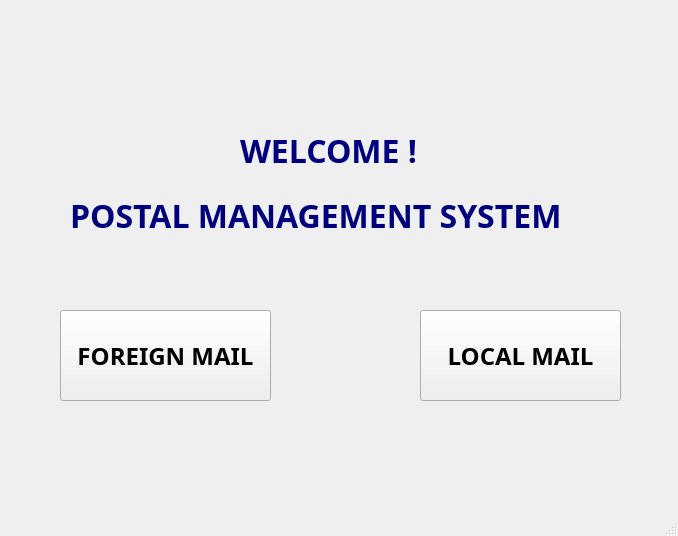
<?xml version="1.0" encoding="UTF-8"?>
<ui version="4.0">
 <class>home_page</class>
 <widget class="QMainWindow" name="home_page">
  <property name="geometry">
   <rect>
    <x>0</x>
    <y>0</y>
    <width>678</width>
    <height>536</height>
   </rect>
  </property>
  <property name="font">
   <font>
    <italic>false</italic>
    <bold>true</bold>
   </font>
  </property>
  <property name="windowTitle">
   <string>Postal Management System</string>
  </property>
  <property name="styleSheet">
   <string notr="true">QMainWindowbackground-color:rgba(246,246,246,255);
font: 700  &quot;Sitka Banner&quot;;

</string>
  </property>
  <property name="tabShape">
   <enum>QTabWidget::Rounded</enum>
  </property>
  <widget class="QWidget" name="centralwidget">
   <widget class="QLabel" name="label">
    <property name="geometry">
     <rect>
      <x>70</x>
      <y>190</y>
      <width>571</width>
      <height>51</height>
     </rect>
    </property>
    <property name="font">
     <font>
      <family>Sitka Display</family>
      <pointsize>24</pointsize>
      <italic>false</italic>
      <bold>true</bold>
     </font>
    </property>
    <property name="layoutDirection">
     <enum>Qt::LeftToRight</enum>
    </property>
    <property name="frameShape">
     <enum>QFrame::NoFrame</enum>
    </property>
    <property name="frameShadow">
     <enum>QFrame::Plain</enum>
    </property>
    <property name="midLineWidth">
     <number>50</number>
    </property>
    <property name="text">
     <string>&lt;html&gt;&lt;head/&gt;&lt;body&gt;&lt;p&gt;&lt;span style=&quot; color:#00007f;&quot;&gt;POSTAL MANAGEMENT SYSTEM&lt;/span&gt;&lt;/p&gt;&lt;/body&gt;&lt;/html&gt;</string>
    </property>
    <property name="wordWrap">
     <bool>false</bool>
    </property>
    <property name="margin">
     <number>0</number>
    </property>
   </widget>
   <widget class="QPushButton" name="pushButton">
    <property name="geometry">
     <rect>
      <x>60</x>
      <y>310</y>
      <width>211</width>
      <height>91</height>
     </rect>
    </property>
    <property name="font">
     <font>
      <family>Sitka Display</family>
      <pointsize>18</pointsize>
      <italic>false</italic>
      <bold>true</bold>
     </font>
    </property>
    <property name="styleSheet">
     <string notr="true"/>
    </property>
    <property name="text">
     <string>FOREIGN MAIL</string>
    </property>
   </widget>
   <widget class="QPushButton" name="pushButton_2">
    <property name="geometry">
     <rect>
      <x>420</x>
      <y>310</y>
      <width>201</width>
      <height>91</height>
     </rect>
    </property>
    <property name="font">
     <font>
      <family>Sitka Display</family>
      <pointsize>18</pointsize>
      <italic>false</italic>
      <bold>true</bold>
     </font>
    </property>
    <property name="autoFillBackground">
     <bool>false</bool>
    </property>
    <property name="styleSheet">
     <string notr="true"/>
    </property>
    <property name="text">
     <string>LOCAL MAIL</string>
    </property>
   </widget>
   <widget class="QLabel" name="image">
    <property name="geometry">
     <rect>
      <x>280</x>
      <y>10</y>
      <width>121</width>
      <height>91</height>
     </rect>
    </property>
    <property name="font">
     <font>
      <family>Sitka Display</family>
      <italic>false</italic>
      <bold>true</bold>
     </font>
    </property>
    <property name="text">
     <string/>
    </property>
   </widget>
   <widget class="QLabel" name="label_2">
    <property name="geometry">
     <rect>
      <x>240</x>
      <y>120</y>
      <width>231</width>
      <height>61</height>
     </rect>
    </property>
    <property name="font">
     <font>
      <family>Sitka Display</family>
      <pointsize>24</pointsize>
      <italic>false</italic>
      <bold>true</bold>
     </font>
    </property>
    <property name="styleSheet">
     <string notr="true"/>
    </property>
    <property name="text">
     <string>&lt;html&gt;&lt;head/&gt;&lt;body&gt;&lt;p&gt;&lt;span style=&quot; color:#00007f;&quot;&gt;WELCOME !&lt;/span&gt;&lt;/p&gt;&lt;/body&gt;&lt;/html&gt;</string>
    </property>
   </widget>
  </widget>
  <widget class="QMenuBar" name="menubar">
   <property name="geometry">
    <rect>
     <x>0</x>
     <y>0</y>
     <width>678</width>
     <height>26</height>
    </rect>
   </property>
  </widget>
  <widget class="QStatusBar" name="statusbar"/>
 </widget>
 <tabstops>
  <tabstop>pushButton</tabstop>
  <tabstop>pushButton_2</tabstop>
 </tabstops>
 <resources/>
 <connections/>
</ui>
